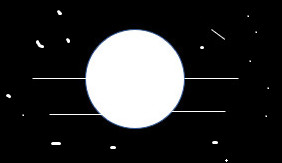
#> input picture week7/bw_noise.jpg, 282 x 163 px
$ python p3.py
#> lines starting #> are read from the running program, lines starting #| are printed output that depends on the picture
import cv2
import numpy as np

src = cv2.imread("bw_noise.jpg")
#> src is the input picture: shape (163, 282, 3); mean B, G, R 45, 44.6, 44.3

kernel = np.ones((4, 4), np.uint8)
dst = cv2.erode(src, kernel)
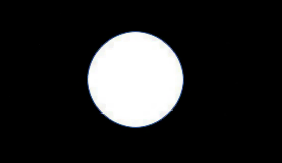
#> dst: shape (163, 282, 3); mean B, G, R 39.2, 38.9, 38.6

cv2.imshow("src", src)
cv2.imshow("dst", dst)
cv2.waitKey(0)
cv2.destroyAllWindows()

$ run again, with week7/snowman.jpg copied over week7/bw_noise.jpg
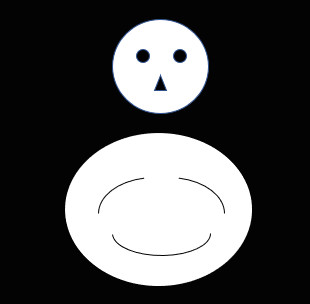
#> input picture week7/snowman.jpg, 310 x 304 px
#> src is the input picture: shape (304, 310, 3); mean B, G, R 80.4, 80.1, 80
#> `dst = cv2.erode(src, kernel)`:
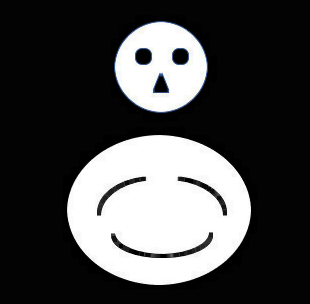
#> dst: shape (304, 310, 3); mean B, G, R 72.7, 72.5, 72.3
